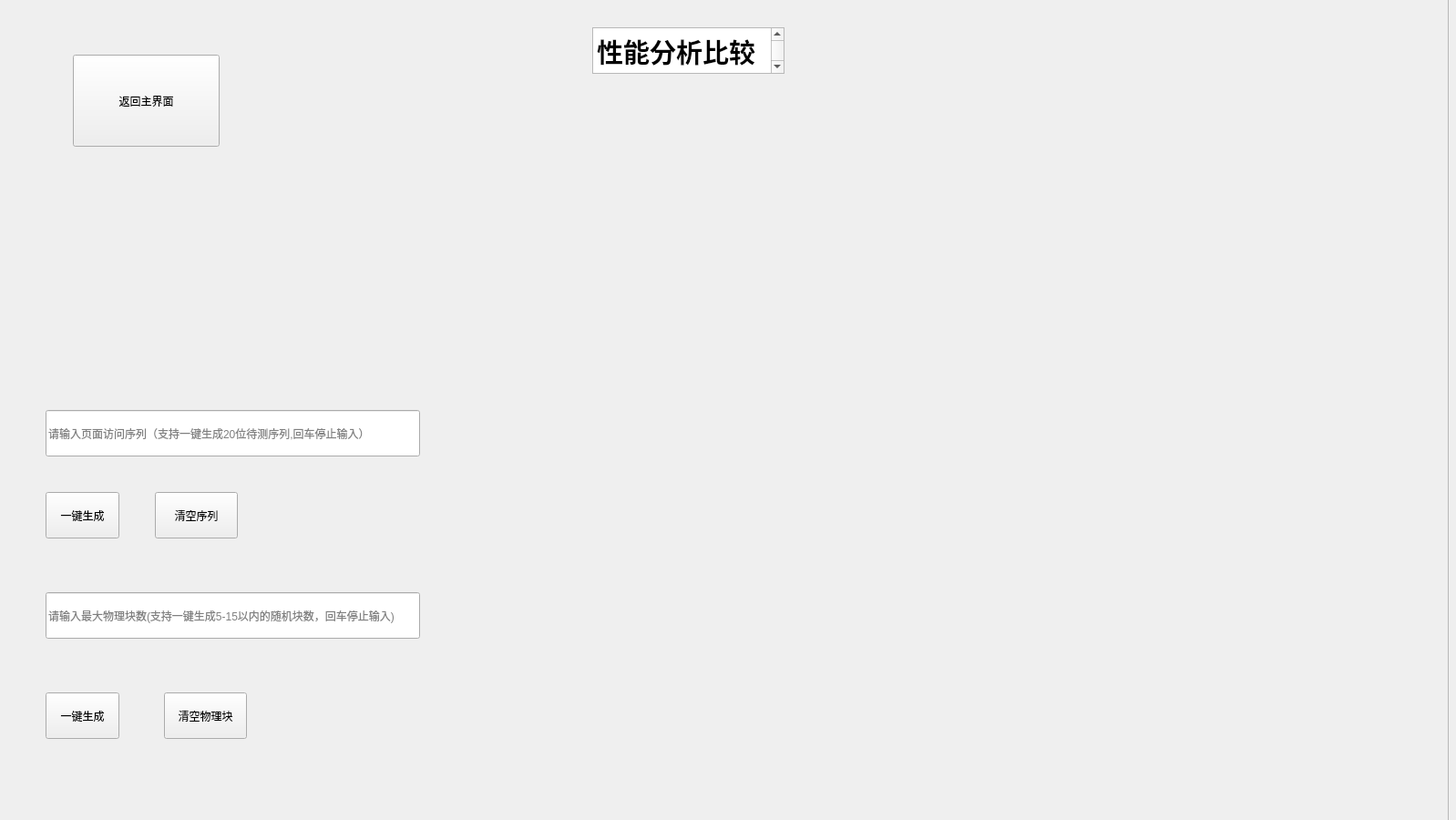
<?xml version="1.0" encoding="UTF-8"?>
<ui version="4.0">
 <class>A_P_A</class>
 <widget class="QWidget" name="A_P_A">
  <property name="geometry">
   <rect>
    <x>0</x>
    <y>0</y>
    <width>1598</width>
    <height>900</height>
   </rect>
  </property>
  <property name="windowTitle">
   <string>Form</string>
  </property>
  <widget class="QFrame" name="frame">
   <property name="geometry">
    <rect>
     <x>-10</x>
     <y>-10</y>
     <width>1600</width>
     <height>921</height>
    </rect>
   </property>
   <property name="frameShape">
    <enum>QFrame::Shape::StyledPanel</enum>
   </property>
   <property name="frameShadow">
    <enum>QFrame::Shadow::Raised</enum>
   </property>
   <widget class="QPushButton" name="pushButton">
    <property name="geometry">
     <rect>
      <x>90</x>
      <y>70</y>
      <width>161</width>
      <height>101</height>
     </rect>
    </property>
    <property name="text">
     <string>返回主界面</string>
    </property>
   </widget>
   <widget class="QLineEdit" name="Sequence_generation_line">
    <property name="geometry">
     <rect>
      <x>60</x>
      <y>460</y>
      <width>411</width>
      <height>51</height>
     </rect>
    </property>
    <property name="text">
     <string/>
    </property>
    <property name="placeholderText">
     <string>请输入页面访问序列（支持一键生成20位待测序列,回车停止输入）</string>
    </property>
   </widget>
   <widget class="QPushButton" name="Sequence_generation_Button">
    <property name="geometry">
     <rect>
      <x>60</x>
      <y>550</y>
      <width>81</width>
      <height>51</height>
     </rect>
    </property>
    <property name="text">
     <string>一键生成</string>
    </property>
    <property name="icon">
     <iconset theme="QIcon::ThemeIcon::GoNext"/>
    </property>
   </widget>
   <widget class="QPushButton" name="Sequence_cllear_button">
    <property name="geometry">
     <rect>
      <x>180</x>
      <y>550</y>
      <width>91</width>
      <height>51</height>
     </rect>
    </property>
    <property name="text">
     <string>清空序列</string>
    </property>
   </widget>
   <widget class="QLineEdit" name="Physical_block_generation_line">
    <property name="geometry">
     <rect>
      <x>60</x>
      <y>660</y>
      <width>411</width>
      <height>51</height>
     </rect>
    </property>
    <property name="text">
     <string/>
    </property>
    <property name="placeholderText">
     <string>请输入最大物理块数(支持一键生成5-15以内的随机块数，回车停止输入)</string>
    </property>
   </widget>
   <widget class="QPushButton" name="Physical_block_generation_Button">
    <property name="geometry">
     <rect>
      <x>60</x>
      <y>770</y>
      <width>81</width>
      <height>51</height>
     </rect>
    </property>
    <property name="text">
     <string>一键生成</string>
    </property>
    <property name="icon">
     <iconset theme="QIcon::ThemeIcon::GoNext"/>
    </property>
   </widget>
   <widget class="QPushButton" name="Physical_block_clear">
    <property name="geometry">
     <rect>
      <x>190</x>
      <y>770</y>
      <width>91</width>
      <height>51</height>
     </rect>
    </property>
    <property name="text">
     <string>清空物理块</string>
    </property>
   </widget>
   <widget class="QTextBrowser" name="textBrowser">
    <property name="geometry">
     <rect>
      <x>660</x>
      <y>40</y>
      <width>211</width>
      <height>51</height>
     </rect>
    </property>
    <property name="html">
     <string>&lt;!DOCTYPE HTML PUBLIC &quot;-//W3C//DTD HTML 4.0//EN&quot; &quot;http://www.w3.org/TR/REC-html40/strict.dtd&quot;&gt;
&lt;html&gt;&lt;head&gt;&lt;meta name=&quot;qrichtext&quot; content=&quot;1&quot; /&gt;&lt;meta charset=&quot;utf-8&quot; /&gt;&lt;style type=&quot;text/css&quot;&gt;
p, li { white-space: pre-wrap; }
hr { height: 1px; border-width: 0; }
li.unchecked::marker { content: &quot;\2610&quot;; }
li.checked::marker { content: &quot;\2612&quot;; }
&lt;/style&gt;&lt;/head&gt;&lt;body style=&quot; font-family:'Microsoft YaHei UI'; font-size:9pt; font-weight:400; font-style:normal;&quot;&gt;
&lt;p style=&quot; margin-top:0px; margin-bottom:0px; margin-left:0px; margin-right:0px; -qt-block-indent:0; text-indent:0px;&quot;&gt;&lt;span style=&quot; font-size:22pt; font-weight:700;&quot;&gt;性能分析比较&lt;/span&gt;&lt;/p&gt;&lt;/body&gt;&lt;/html&gt;</string>
    </property>
   </widget>
  </widget>
 </widget>
 <resources/>
 <connections/>
</ui>
